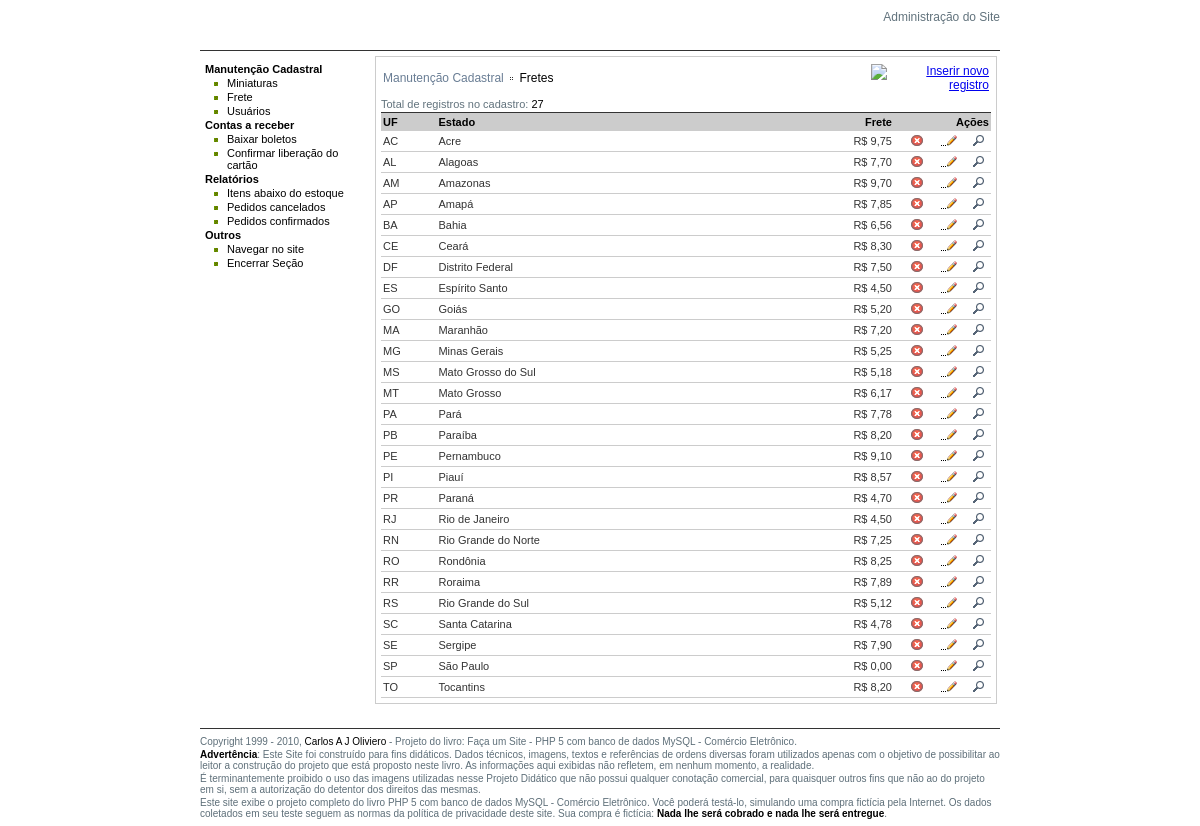
/adm/cad_frete_grid.php, run on the app's committed database.
### tables this page shows
CREATE TABLE IF NOT EXISTS `tb_estados` (
  `id` int(2) unsigned zerofill NOT NULL AUTO_INCREMENT,
  `uf` varchar(2) NOT NULL DEFAULT '',
  `nome` varchar(20) NOT NULL DEFAULT '',
  `frete` float(9,2) DEFAULT NULL,
  `cepi` char(8) DEFAULT NULL,
  `cepf` char(8) DEFAULT NULL,
  PRIMARY KEY (`id`)
);

### adm/cad_frete_grid.php (the view, shortened to what this page needs)
<?PHP
include "../inc_dbConexao.php";
if ($_GET['id'] == "") {
	$idsel = $_POST['id'];
} else {
	$idsel = $_GET['id'];
}
$sql = "SELECT * FROM tb_estados";
$sql = $sql . " ORDER BY id ";
$rs = mysqli_query($conexao, $sql);
$total_registros = mysqli_num_rows($rs);
?>
<!DOCTYPE html PUBLIC "-//W3C//DTD XHTML 1.0 Transitional//EN" "http://www.w3.org/TR/xhtml1/DTD/xhtml1-transitional.dtd">
<head>
<link href="estilo_adm.css" rel="stylesheet" type="text/css" />
</head>
<body>
<div id="corpo">
<div id="topo">
  <h1>Administração do Site</h1>
</div>
<div id="caixa_menu">
	<?PHP include "inc_menu.php" ?>
</div>
<div id="caixa_conteudo">
<table width="100%" border="0" cellspacing="0" cellpadding="0">
<tr>
<td width="80%"><h1 class="c_cinza">Manutenção Cadastral <img src="../imagens/marcador_setaDir.gif" align="absmiddle" /> <span class="c_preto">Fretes</span> </h1></td>
<td width="20%"><h1 align="right"><a href="cad_frete.php?acao=ins&amp;titulo=Inclusão de registro"><img src="../imagens/btn_inserir.gif" alt="Inserir novo registro" border="0" /></a></h1></td>
</tr>
</table>
<P>Total de registros no cadastro: <span class="c_preto"><?PHP print $total_registros; ?></span></P>
<table width="100%" cellspacing="0">
<tr id="titulo_tabela">
<td width="8%" class="tabela_titulo">UF</td>
<td width="48%" class="tabela_titulo">Estado</td>
<td width="18%" align="right" class="tabela_titulo">Frete</td>
<td colspan="3" class="tabela_titulo"><div align="right">Ações</div></td>
</tr>
<?PHP
while ($reg = mysqli_fetch_array($rs)) {
$id = $reg["id"];
$uf = $reg["uf"];
$nome = $reg["nome"];
$frete = $reg["frete"];
if ($idsel == $id) {
$fundo = "registro_sel";
} else {
$fundo = "registro";
}
?>
<tr>
<td class="<?PHP print $fundo; ?>"><?PHP print $uf; ?></td>
<td class="<?PHP print $fundo; ?>"><?PHP print $nome; ?></td>
<td align="right" class="<?PHP print $fundo; ?>">R$ <?PHP print number_format($frete,2,',','.'); ?></td>
<td width="6%" class="<?PHP print $fundo; ?>"><a href="cad_frete.php?acao=exc&id=<?PHP print $id; ?>&titulo=Exclusão de registro"><img src="../imagens/btn_cancelar_reg.gif" alt="Cancelar esse registro" border="0" /></a></td>
<td width="5%" class="<?PHP print $fundo; ?>"><a href="cad_frete.php?acao=alt&id=<?PHP print $id; ?>&titulo=Alteração de registro"><img src="../imagens/btn_alterar_reg.gif" alt="Alterar esse registro" border="0" /></a></td>
<td width="3%" class="<?PHP print $fundo; ?>"><a href="cad_frete.php?acao=ver&id=<?PHP print $id; ?>&titulo=Detalhes do registro"><img src="../imagens/btn_ver_detalhes.gif" alt="Ver detalhes desse registro" border="0" /></a></td>
</tr>
<?PHP } ?>
</table>
</div>
<?PHP include "inc_rodape.php" ?>
</div>
</body>
</html>

### adm/estilo_adm.css (style rules this page uses)
body { font-family: Arial, Helvetica, sans-serif; font-size: 12px; background-color: #FFFFFF; margin: 0px; padding: 0px; }
td { font-size: 11px; padding: 2px; color: #333333; }
p { margin-bottom: 2px; margin-top: 2px; margin-right: 0px; margin-left: 0px; }
h1 { font-size: 12px; font-weight: normal; padding-top: 0px; padding-right: 0px; padding-bottom: 2px; padding-left: 0px; margin-top: 0px; margin-right: 0px; margin-bottom: 0px; margin-left: 0px; }
#corpo { width: 800px; margin-top: 0px; margin-right: auto; margin-bottom: 0px; margin-left: auto; vertical-align: top; background-color: #FFFFFF; padding: 0; }
#topo { display: block; height: 40px; text-align: right; background-color: #FFFFFF; background-image: url(../imagens/logo_fs.gif); background-repeat: no-repeat; background-position: left; border-bottom-width: 1px; border-bottom-style: solid; border-bottom-color: #333333; margin-top: 0px; margin-right: 0px; margin-bottom: 5px; margin-left: 0px; color: #62737d; font-size: 11px; padding-top: 10px; padding-right: 0px; padding-bottom: 0px; padding-left: 0px; }
#caixa_menu { display: block; padding: 5px; color: #000000; font-size: 11px; width: 160px; height: 100%; float: left; margin: 0px; font-weight: bold; }
#caixa_conteudo { display: block; border: 1px solid #CCCCCC; color: #62737D; font-size: 11px; margin-bottom: 5px; margin-top: 0px; margin-right: 0px; margin-left: 5px; width: 610px; background-color: #FFFFFF; float: left; padding: 5px; }
.c_preto { color: #000000; }
.c_cinza { color: #697D94; }
.tabela_titulo { color: #000000; background-color: #CCCCCC; font-weight: bold; padding-top: 3px; padding-right: 2px; padding-bottom: 3px; padding-left: 2px; border-top-width: 1px; border-top-style: solid; border-top-color: #333333; margin: 0px; }
.registro { color: #333333; padding: 2px; border-bottom-width: 1px; border-bottom-style: solid; border-bottom-color: #CCCCCC; }

### data on the page
tb_estados: uf "AC", nome "Acre", frete "9,75"
tb_estados: uf "AL", nome "Alagoas", frete "7,70"
tb_estados: uf "AM", nome "Amazonas", frete "9,70"
tb_estados: uf "AP", nome "Amapá", frete "7,85"
tb_estados: uf "BA", nome "Bahia", frete "6,56"
tb_estados: uf "CE", nome "Ceará", frete "8,30"
tb_estados: uf "DF", nome "Distrito Federal", frete "7,50"
tb_estados: uf "ES", nome "Espírito Santo", frete "4,50"
tb_estados: uf "GO", nome "Goiás", frete "5,20"
tb_estados: uf "MA", nome "Maranhão", frete "7,20"
tb_estados: uf "MG", nome "Minas Gerais", frete "5,25"
tb_estados: uf "MS", nome "Mato Grosso do Sul", frete "5,18"
tb_estados: uf "MT", nome "Mato Grosso", frete "6,17"
tb_estados: uf "PA", nome "Pará", frete "7,78"
tb_estados: uf "PB", nome "Paraíba", frete "8,20"
tb_estados: uf "PE", nome "Pernambuco", frete "9,10"
tb_estados: uf "PI", nome "Piauí", frete "8,57"
tb_estados: uf "PR", nome "Paraná", frete "4,70"
tb_estados: uf "RJ", nome "Rio de Janeiro", frete "4,50"
tb_estados: uf "RN", nome "Rio Grande do Norte", frete "7,25"
tb_estados: uf "RO", nome "Rondônia", frete "8,25"
tb_estados: uf "RR", nome "Roraima", frete "7,89"
tb_estados: uf "RS", nome "Rio Grande do Sul", frete "5,12"
tb_estados: uf "SC", nome "Santa Catarina", frete "4,78"
tb_estados: uf "SE", nome "Sergipe", frete "7,90"
tb_estados: uf "SP", nome "São Paulo", frete "0,00"
tb_estados: uf "TO", nome "Tocantins", frete "8,20"

### other printed values
$total_registros "27"
